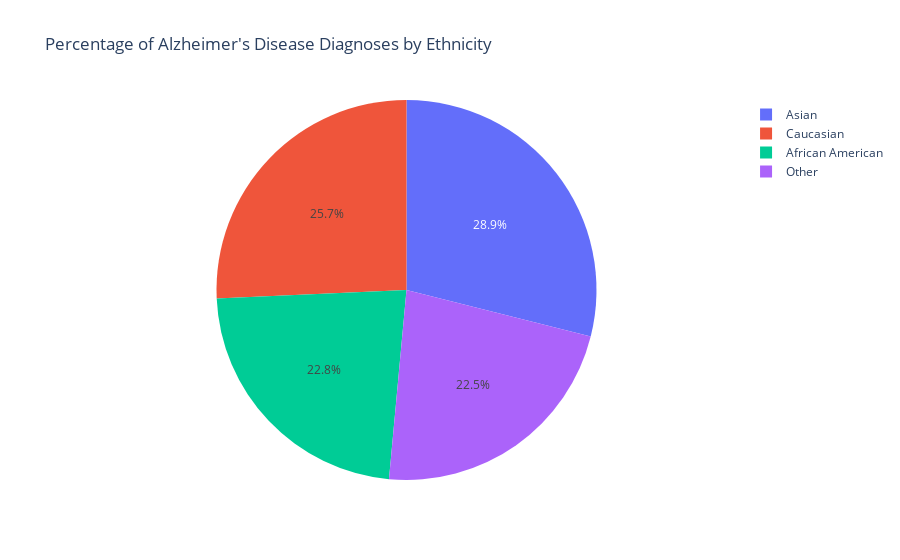

Write notebook code for a chart like this one.
### Markdown cell above
we will create seperate Dataframe for each Ethnicity and calculate the Percentage of each of them who are Diagnosed with the disease and see how many percentage have the disease

### Code cell
# Create separate DataFrames for each ethnicity
cau = df[df['Ethnicity'] == 0]
afr_am = df[df['Ethnicity'] == 1]
asian = df[df['Ethnicity'] == 2]
other = df[df['Ethnicity'] == 3]

# Calculate the percentage of patients diagnosed with Alzheimer's Disease in each ethnicity group
def calculate_percentage(df):
    diagnosed = df[df['Diagnosis'] == 1]
    percentage = (len(diagnosed) / len(df)) * 100
    return percentage


cau_percentage = calculate_percentage(cau)
afr_am_percentage = calculate_percentage(afr_am)
asian_percentage = calculate_percentage(asian)
other_percentage = calculate_percentage(other)

# Create a DataFrame for plotting
data = {
    'Ethnicity': ['Caucasian', 'African American', 'Asian', 'Other'],
    'Percentage Diagnosed': [cau_percentage, afr_am_percentage, asian_percentage, other_percentage]
}
plot_df = pd.DataFrame(data)

# Plot a pie chart using Plotly
fig = px.pie(plot_df, names='Ethnicity', values='Percentage Diagnosed', title='Percentage of Alzheimer\'s Disease Diagnoses by Ethnicity')
fig.show()

### Figure 1 — Plotly figure (JSON) as saved in the notebook; plotly's stock layout.template omitted (floating-point values rounded to 4 significant figures)
{"data": [{"domain": {"x": [0, 1], "y": [0, 1]}, "hovertemplate": "Ethnicity=%{label}<br>Percentage Diagnosed=%{value}<extra></extra>", "labels": ["Caucasian", "African American", "Asian", "Other"], "legendgroup": "", "name": "", "showlegend": true, "type": "pie", "values": [36.23, 32.16, 40.78, 31.75]}], "layout": {"legend": {"tracegroupgap": 0}, "title": {"text": "Percentage of Alzheimer's Disease Diagnoses by Ethnicity"}}}
